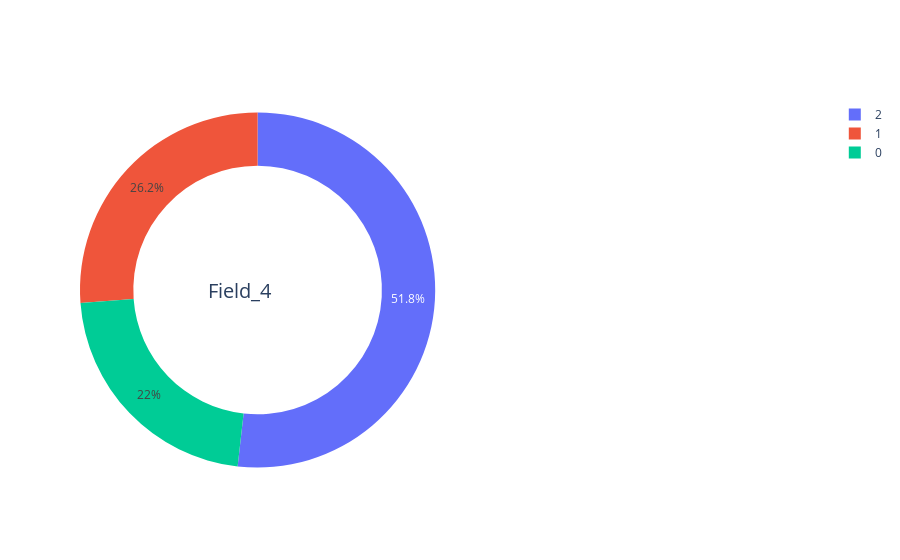
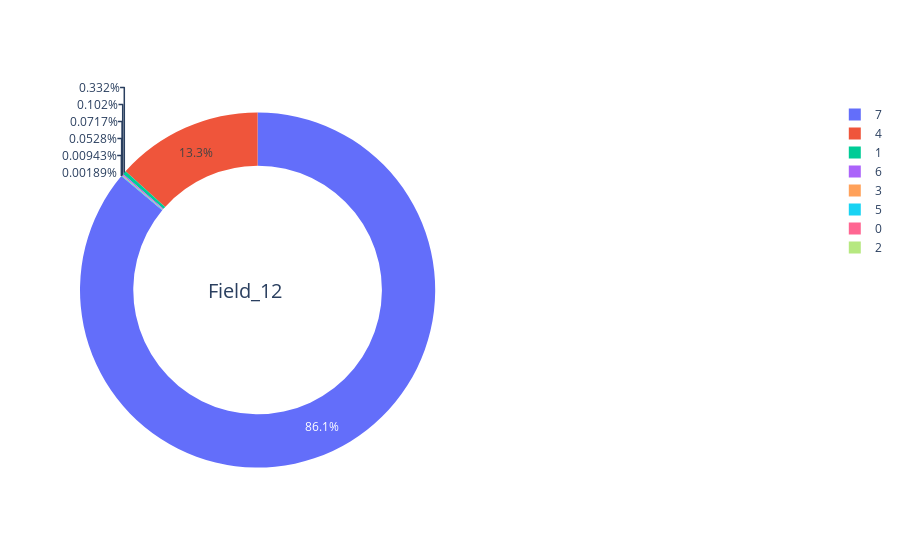
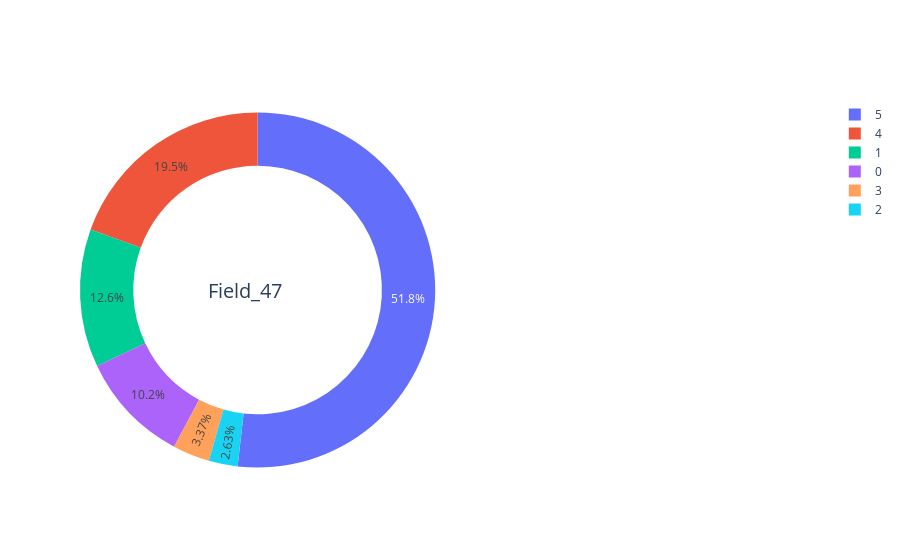
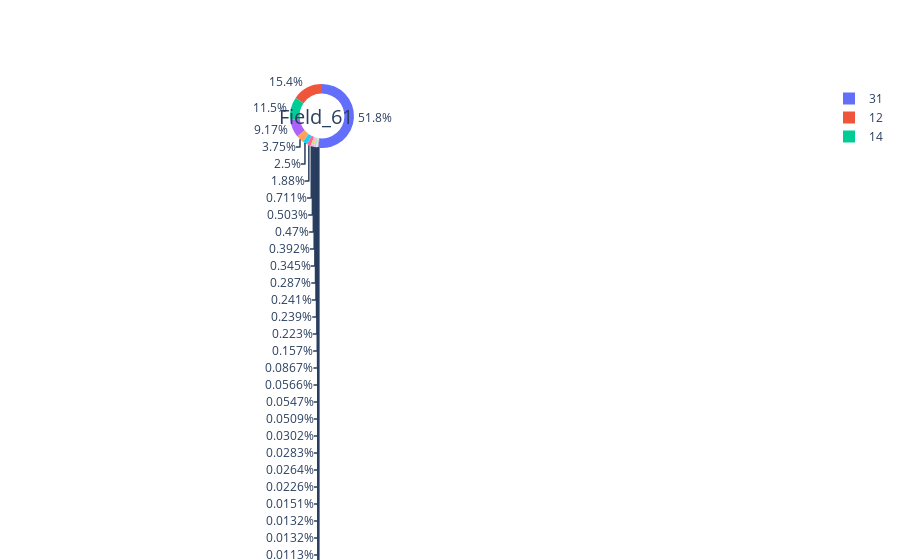

Notebook code cell kept with these figures, in order:
### Code cell
visual_percentage('Field_4')
visual_percentage('Field_12')
visual_percentage('Field_47')
visual_percentage('Field_61')
visual_percentage('Field_62')
visual_percentage('Field_65')
visual_percentage('Field_66')
visual_percentage('info_social_sex')
visual_percentage('brief')

### Figure 1 — Plotly figure (JSON) as saved in the notebook; plotly's stock layout.template omitted (floating-point values rounded to 4 significant figures)
{"data": [{"values": [27466, 13877, 11686], "domain": {"x": [0, 0.48]}, "labels": [2, 1, 0], "type": "pie", "hole": 0.7}], "layout": {"annotations": [{"y": 0.5, "text": "Field_4", "font": {"size": 20}, "x": 0.17, "showarrow": false}]}}

### Figure 2 — Plotly figure (JSON) as saved in the notebook; plotly's stock layout.template omitted (floating-point values rounded to 4 significant figures)
{"data": [{"values": [45650, 7077, 176, 54, 38, 28, 5, 1], "domain": {"x": [0, 0.48]}, "labels": [7, 4, 1, 6, 3, 5, 0, 2], "type": "pie", "hole": 0.7}], "layout": {"annotations": [{"y": 0.5, "text": "Field_12", "font": {"size": 20}, "x": 0.17, "showarrow": false}]}}

### Figure 3 — Plotly figure (JSON) as saved in the notebook; plotly's stock layout.template omitted (floating-point values rounded to 4 significant figures)
{"data": [{"values": [27466, 10328, 6666, 5389, 1786, 1394], "domain": {"x": [0, 0.48]}, "labels": [5, 4, 1, 0, 3, 2], "type": "pie", "hole": 0.7}], "layout": {"annotations": [{"y": 0.5, "text": "Field_47", "font": {"size": 20}, "x": 0.17, "showarrow": false}]}}

### Figure 4 — Plotly figure (JSON) as saved in the notebook; plotly's stock layout.template omitted (floating-point values rounded to 4 significant figures)
{"data": [{"values": [27466, 8184, 6076, 4862, 1988, 1327, 999, 377, 267, 249, 208, 183, 152, 128, 127, 118, 83, 46, 30, 29, 27, 16, 15, 14, 12, 8, 7, 7, 6, 5, 5, 4, 2, 1, 1], "domain": {"x": [0, 0.48]}, "labels": [31, 12, 14, 10, 15, 29, 13, 8, 11, 22, 21, 33, 34, 18, 17, 2, 23, 16, 9, 27, 0, 5, 32, 26, 25, 3, 4, 28, 7, 20, 24, 6, 19, 30, 35], "type": "pie", "hole": 0.7}], "layout": {"annotations": [{"y": 0.5, "text": "Field_61", "font": {"size": 20}, "x": 0.17, "showarrow": false}]}}
